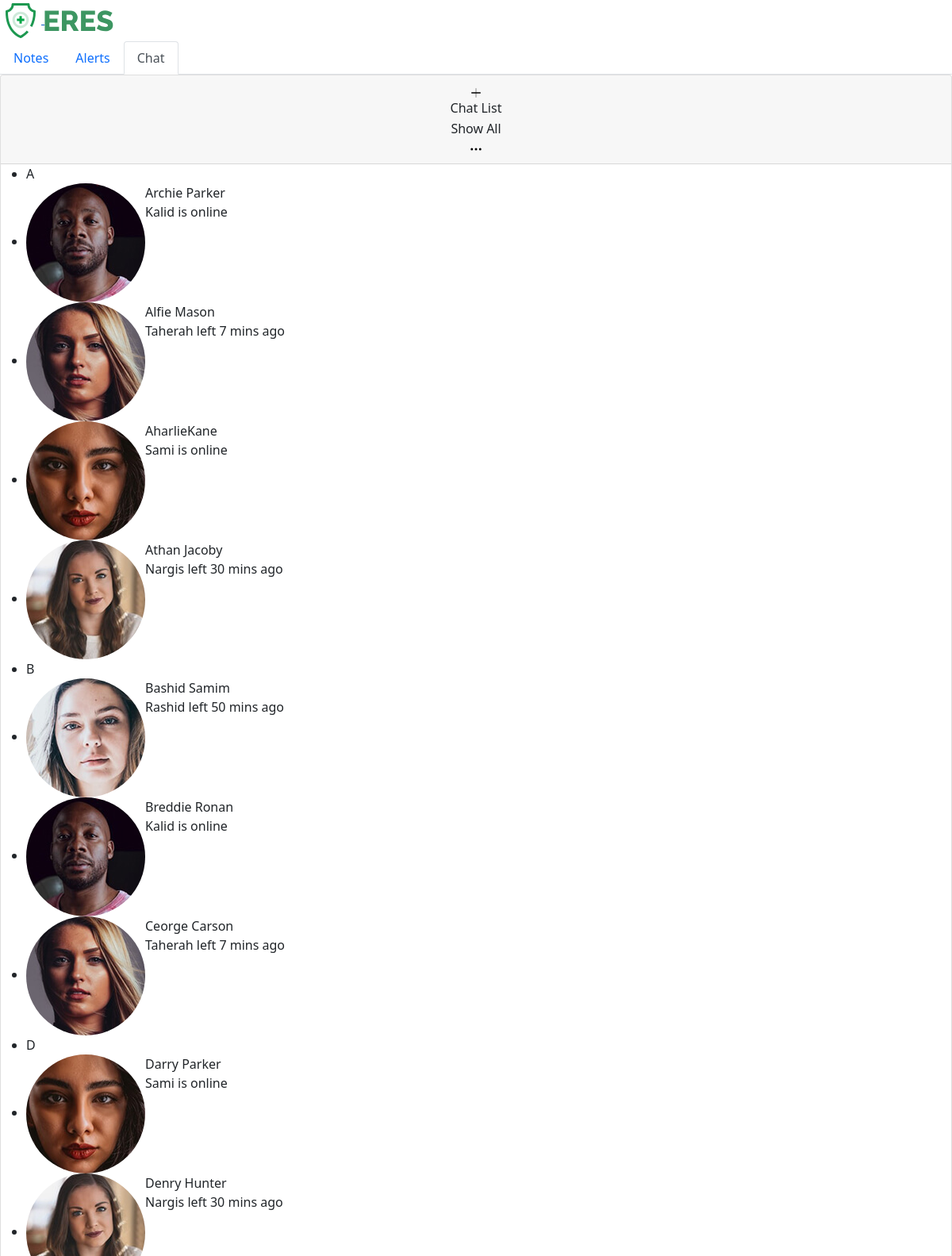
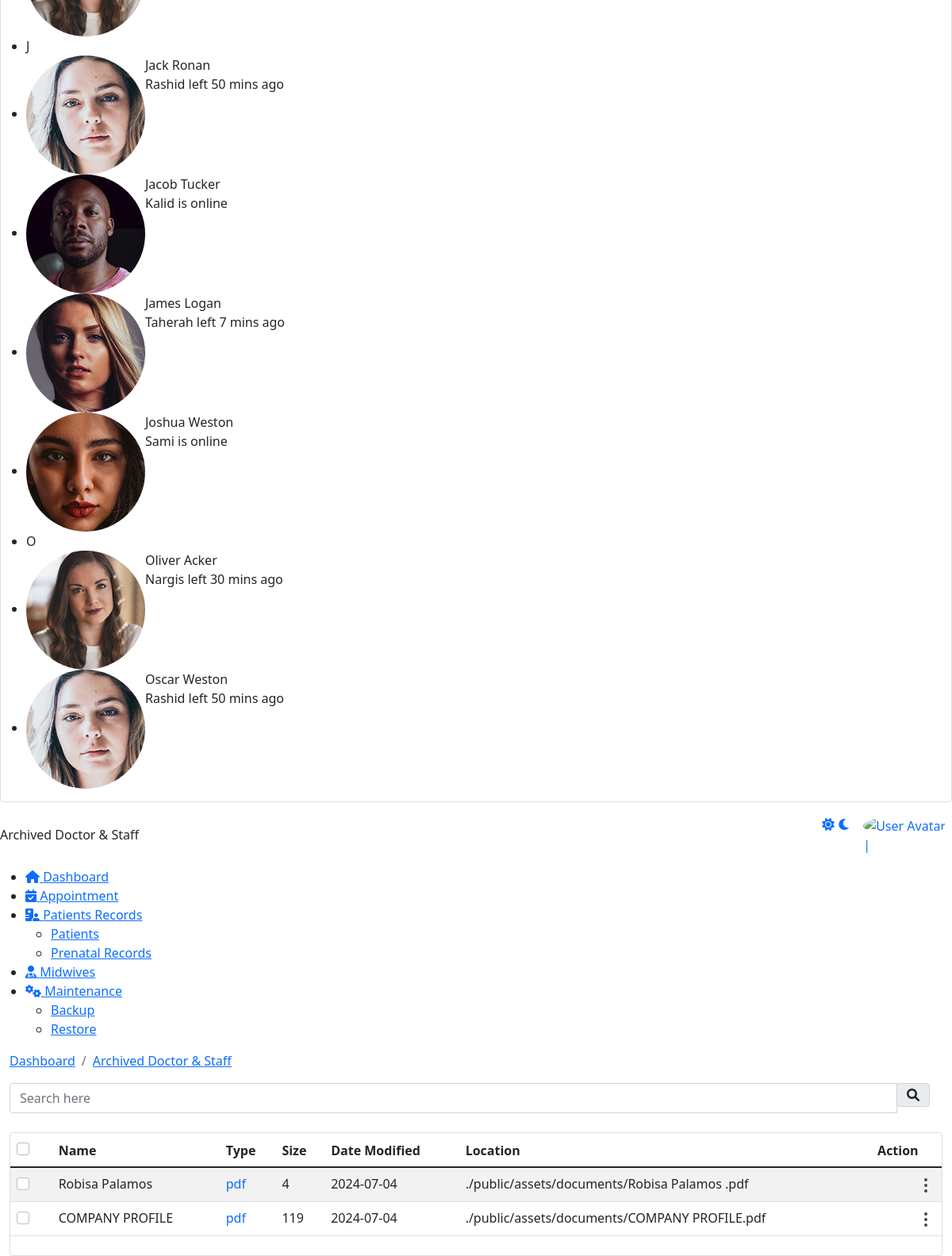
The app's page /admin/archive_file.php with its own data (2 pictures, top to bottom).
### tables this page shows
CREATE TABLE `archive_pfiles` (
  `arc_pfile_id` bigint(20) unsigned NOT NULL AUTO_INCREMENT,
  `file_id` int(11) DEFAULT NULL,
  `file_name` varchar(255) DEFAULT NULL,
  `file_type` varchar(50) DEFAULT NULL,
  `file_size` int(11) DEFAULT NULL,
  `date_of_insertion` date DEFAULT NULL,
  `save_path` varchar(255) DEFAULT NULL,
  `FamilyRec_Id` int(11) DEFAULT NULL,
  `history_id` int(11) DEFAULT NULL,
  PRIMARY KEY (`arc_pfile_id`),
  KEY `file_id` (`file_id`),
  KEY `FamilyRec_Id` (`FamilyRec_Id`),
  KEY `history_id` (`history_id`)
);

### admin/archive_file.php (the view, shortened to what this page needs)
<!DOCTYPE html>
<html lang="en">
    <head>
		 <link href="https://eres.dexignzone.com/codeigniter/demo/public/assets/vendor/owl-carousel/owl.carousel.css" rel="stylesheet" type="text/css"/>
		 <link href="https://eres.dexignzone.com/codeigniter/demo/public/assets/vendor/clockpicker/css/bootstrap-clockpicker.min.css" rel="stylesheet" type="text/css"/>
		 <link href="https://eres.dexignzone.com/codeigniter/demo/public/assets/vendor/bootstrap-datetimepicker/css/bootstrap-datetimepicker.min.css" rel="stylesheet" type="text/css"/>
		 <link href="https://eres.dexignzone.com/codeigniter/demo/public/assets/vendor/bootstrap-datetimepicker-master/css/bootstrap-datetimepicker.min.css" rel="stylesheet" type="text/css"/>
		 <link href="https://eres.dexignzone.com/codeigniter/demo/public/assets/vendor/datatables/css/jquery.dataTables.min.css" rel="stylesheet" type="text/css"/>
		 <link href="https://eres.dexignzone.com/codeigniter/demo/public/assets/vendor/bootstrap-select/dist/css/bootstrap-select.min.css" rel="stylesheet" type="text/css"/>
    <link class="main-css" href="https://eres.dexignzone.com/codeigniter/demo/public/assets/css/style.css" rel="stylesheet" type="text/css"/>
	<link rel="stylesheet" href="https://cdnjs.cloudflare.com/ajax/libs/font-awesome/6.5.1/css/all.min.css" />
</head>
<body>
    <div id="main-wrapper">
<?php
include './template/header.php';
?>
<?php
include './template/chatbot.php';
?>
<div class="header">
	<div class="header-content">
		<nav class="navbar navbar-expand">
			<div class="collapse navbar-collapse justify-content-between">
				<div class="header-left">
					<div class="dashboard_bar">
					Archived Doctor & Staff		</div>
				</div>
				<?php
				include './template/header2.php';
				?>
			</div>
		</nav>
	</div>
</div>
<?php
include './template/sidebar.php';
?>
<div class="content-body">
	<div class="container-fluid">
		<div class="page-titles">
			<ol class="breadcrumb">
				<li class="breadcrumb-item"><a href="javascript:void(0)">Dashboard</a></li>
				<li class="breadcrumb-item active"><a href="javascript:void(0)">Archived Doctor & Staff</a></li>
			</ol>
		</div>
        <div class="form-head d-flex mb-3 mb-md-4 align-items-start">
			<div class="input-group search-area ms-auto d-inline-flex me-3">
				<input type="text" class="form-control" id="searchInput" placeholder="Search here">
				<div class="input-group-append">
					<button type="button" class="input-group-text" onclick="searchTable()"><i class="fas fa-search"></i></button>
				</div>
			</div>
		</div>
		<div class="row">
			<div class="col-xl-12">
				<div class="card">
					<div class="card-body p-0">
						<div class="table-responsive">
							<table id="example5" class="table table-striped patient-list mb-4 dataTablesCard fs-14">
								<thead>
									<tr>
										<th>
											<div class="checkbox text-end align-self-center">
												<div class="form-check custom-checkbox ">
													<input type="checkbox" class="form-check-input" id="checkAll" required="">
												</div>
											</div>
										</th>
                                        <th scope="col">Name</th>
                                        <th scope="col">Type</th>
                                        <th scope="col">Size</th>
                                        <th scope="col">Date Modified</th>
                                        <th scope="col">Location</th>
                                        <th scope="col">Action</th>
									</tr>
								</thead>
                                <tbody>
                                    <?php
                                    include ('./connection/conn.php');
                                    $query = "SELECT * FROM archive_pfiles";
                                    $result = mysqli_query($conn, $query);
                                    if (mysqli_num_rows($result) > 0) {
                                        while ($row = mysqli_fetch_assoc($result)) {
                                            echo "<tr>";
                                            echo "<td>";
                                            echo '<div class="checkbox text-end align-self-center">';
                                            echo '<div class="form-check custom-checkbox">';
                                            echo '<input type="checkbox" class="form-check-input" id="customCheckBox1" required>';
                                            echo '</div>';
                                            echo '</div>';
                                            echo '</td>';
                                            echo '<td class="file-name">' . pathinfo($row['file_name'], PATHINFO_FILENAME) . '</td>';
                                            echo '<td class="text-primary">' . $row['file_type'] . '</td>';
                                            echo '<td>' . $row['file_size'] . '</td>';
                                            echo '<td>' . $row['date_of_insertion'] . '</td>';
                                            echo '<td>' . $row['save_path'] . '</td>';
                                            echo "<td>
                                                    <div class='dropdown ms-auto c-pointer text-end'>
                                                        <div class='btn-link' data-bs-toggle='dropdown'>
                                                            <svg width='24' height='24' viewBox='0 0 24 24' fill='none' xmlns='http://www.w3.org/2000/svg'>
                                                            <path d='M12 11C11.4477 11 11 11.4477 11 12C11 12.5523 11.4477 13 12 13C12.5523 13 13 12.5523 13 12C13 11.4477 12.5523 11 12 11Z' stroke='#3E4954' stroke-width='2' stroke-linecap='round' stroke-linejoin='round'/>
                                                            <path d='M12 18C11.4477 18 11 18.4477 11 19C11 19.5523 11.4477 20 12 20C12.5523 20 13 19.5523 13 19C13 18.4477 12.5523 18 12 18Z' stroke='#3E4954' stroke-width='2' stroke-linecap='round' stroke-linejoin='round'/>
                                                            <path d='M12 4C11.4477 4 11 4.44772 11 5C11 5.55228 11.4477 6 12 6C12.5523 6 13 5.55228 13 5C13 4.44772 12.5523 4 12 4Z' stroke='#3E4954' stroke-width='2' stroke-linecap='round' stroke-linejoin='round'/>
                                                            </svg>
                                                        </div>
                                                        <div class='dropdown-menu dropdown-menu-right'>
                                                            <a class='dropdown-item' onclick='showRestoreConfirmation(" . $row['file_id'] . ")'>Restore</a>
															<a class='dropdown-item' onclick='showDeleteConfirmation(" . $row['file_id'] . ")'>Pernamently Delete</a>
                                                        </div>
                                                    </div>
                                                </td>";
                                                echo '</tr>';
                                        }
                                    } else {
                                        echo "<tr><td colspan='7'>No files found in archive</td></tr>";
                                    }
                                    ?>
                                    </tbody>
							</table>
						</div>
					</div>
				</div>
			</div>
		</div>
	</div>
</div>
	</div>
</body>
</html>

### records on screen
archive_pfiles: file_name "Robisa Palamos", file_type "pdf", file_size "4", date_of_insertion "2024-07-04", save_path "./public/assets/documents/Robisa Palamos .pdf"
archive_pfiles: file_name "COMPANY PROFILE", file_type "pdf", file_size "119", date_of_insertion "2024-07-04", save_path "./public/assets/documents/COMPANY PROFILE.pdf"
